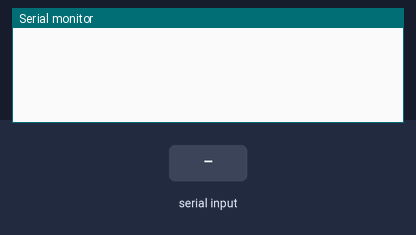
The sketch below on a simulated Arduino Uno, built with avr-gcc and run on an emulated ATmega328P. On the bench: the last lines printed to the serial monitor. The inputs (shaded band) are chosen by the test bench.

Above: at 1.2 s.
1.3 s: "getname\n" received over Serial
At 1.8 s:
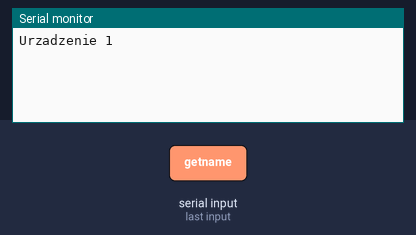
2.8 s: "1\n" received over Serial
At 3.9 s:
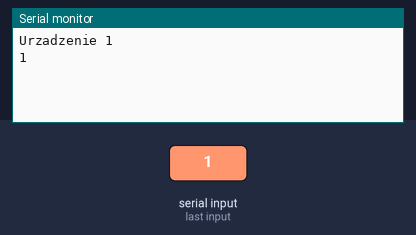

Measured:
- after the input at 1.3 s, the serial monitor: prints a new line at once (image 1)
- after the input at 2.8 s, the serial monitor: prints a new line at once (image 2)

The sketch:

UARTtester.ino
```cpp
String name;


void setup()
{
  Serial.begin(9600);
  while(!Serial)
  {
    ;
  }
  name = "Urzadzenie 1";
}

void loop() // run over and over
{
  if ( Serial.available() > 0 )
  {
    String rec = Serial.readStringUntil('\n');
    if ( rec == "getname" )
      Serial.println(name);
    else
      Serial.println(rec);
  }

}
```
